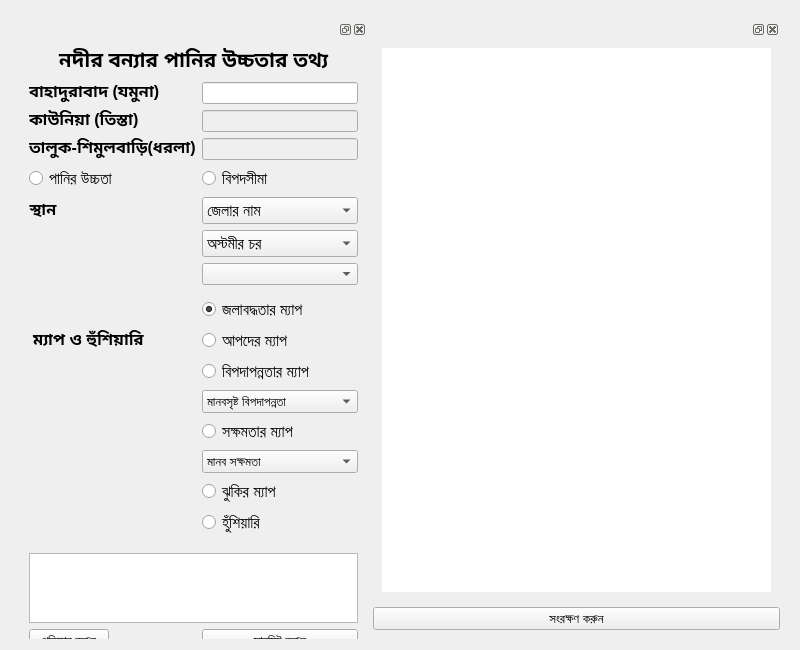
<?xml version="1.0" encoding="UTF-8"?>
<ui version="4.0">
 <class>Form</class>
 <widget class="QWidget" name="Form">
  <property name="geometry">
   <rect>
    <x>0</x>
    <y>0</y>
    <width>800</width>
    <height>650</height>
   </rect>
  </property>
  <property name="sizePolicy">
   <sizepolicy hsizetype="Preferred" vsizetype="Preferred">
    <horstretch>0</horstretch>
    <verstretch>0</verstretch>
   </sizepolicy>
  </property>
  <property name="windowTitle">
   <string>Form</string>
  </property>
  <layout class="QGridLayout" name="gridLayout_2">
   <item row="0" column="0">
    <widget class="QWidget" name="widget" native="true">
     <property name="minimumSize">
      <size>
       <width>0</width>
       <height>500</height>
      </size>
     </property>
     <layout class="QFormLayout" name="formLayout_2">
      <item row="0" column="0">
       <widget class="QDockWidget" name="InputDock">
        <widget class="QWidget" name="dockWidgetContents_2">
         <layout class="QFormLayout" name="formLayout">
          <item row="1" column="0" colspan="2">
           <widget class="QLabel" name="label">
            <property name="font">
             <font>
              <pointsize>15</pointsize>
              <weight>75</weight>
              <bold>true</bold>
             </font>
            </property>
            <property name="layoutDirection">
             <enum>Qt::LeftToRight</enum>
            </property>
            <property name="text">
             <string>নদীর বন্যার পানির উচ্চতার তথ্য</string>
            </property>
            <property name="alignment">
             <set>Qt::AlignCenter</set>
            </property>
           </widget>
          </item>
          <item row="4" column="0">
           <widget class="QLabel" name="label_4">
            <property name="font">
             <font>
              <pointsize>12</pointsize>
              <weight>75</weight>
              <bold>true</bold>
             </font>
            </property>
            <property name="text">
             <string>বাহাদুরাবাদ (যমুনা)</string>
            </property>
           </widget>
          </item>
          <item row="4" column="1">
           <widget class="QLineEdit" name="JamunaLineEdit"/>
          </item>
          <item row="5" column="0">
           <widget class="QLabel" name="label_5">
            <property name="font">
             <font>
              <pointsize>12</pointsize>
              <weight>75</weight>
              <bold>true</bold>
             </font>
            </property>
            <property name="text">
             <string>কাউনিয়া (তিস্তা)</string>
            </property>
           </widget>
          </item>
          <item row="5" column="1">
           <widget class="QLineEdit" name="lineEdit">
            <property name="enabled">
             <bool>false</bool>
            </property>
           </widget>
          </item>
          <item row="6" column="0">
           <widget class="QLabel" name="label_6">
            <property name="font">
             <font>
              <pointsize>12</pointsize>
              <weight>75</weight>
              <bold>true</bold>
             </font>
            </property>
            <property name="text">
             <string>তালুক-শিমুলবাড়ি(ধরলা)</string>
            </property>
           </widget>
          </item>
          <item row="6" column="1">
           <widget class="QLineEdit" name="lineEdit_2">
            <property name="enabled">
             <bool>false</bool>
            </property>
           </widget>
          </item>
          <item row="8" column="0">
           <widget class="QRadioButton" name="WLRB">
            <property name="enabled">
             <bool>true</bool>
            </property>
            <property name="font">
             <font>
              <pointsize>12</pointsize>
             </font>
            </property>
            <property name="text">
             <string>পানির উচ্চতা</string>
            </property>
            <property name="checked">
             <bool>false</bool>
            </property>
           </widget>
          </item>
          <item row="8" column="1">
           <widget class="QRadioButton" name="DLRB">
            <property name="font">
             <font>
              <pointsize>12</pointsize>
             </font>
            </property>
            <property name="text">
             <string>বিপদসীমা</string>
            </property>
           </widget>
          </item>
          <item row="10" column="0">
           <widget class="QLabel" name="label_2">
            <property name="font">
             <font>
              <pointsize>12</pointsize>
              <weight>75</weight>
              <bold>true</bold>
             </font>
            </property>
            <property name="text">
             <string>স্থান</string>
            </property>
            <property name="alignment">
             <set>Qt::AlignCenter</set>
            </property>
           </widget>
          </item>
          <item row="10" column="1">
           <widget class="QComboBox" name="MapExtendCombo">
            <property name="enabled">
             <bool>true</bool>
            </property>
            <property name="sizePolicy">
             <sizepolicy hsizetype="Preferred" vsizetype="Fixed">
              <horstretch>0</horstretch>
              <verstretch>0</verstretch>
             </sizepolicy>
            </property>
            <property name="minimumSize">
             <size>
              <width>0</width>
              <height>0</height>
             </size>
            </property>
            <property name="font">
             <font>
              <pointsize>12</pointsize>
             </font>
            </property>
            <property name="frame">
             <bool>true</bool>
            </property>
            <item>
             <property name="text">
              <string>জেলার নাম</string>
             </property>
            </item>
            <item>
             <property name="text">
              <string>উপজেলার নাম</string>
             </property>
            </item>
            <item>
             <property name="text">
              <string>ইউনিয়নের নাম</string>
             </property>
            </item>
            <item>
             <property name="text">
              <string>গ্রামের নাম</string>
             </property>
            </item>
           </widget>
          </item>
          <item row="11" column="1">
           <widget class="QComboBox" name="UnionCombo">
            <property name="enabled">
             <bool>true</bool>
            </property>
            <property name="font">
             <font>
              <pointsize>12</pointsize>
             </font>
            </property>
            <item>
             <property name="text">
              <string>অস্টমীর চর</string>
             </property>
            </item>
            <item>
             <property name="text">
              <string>পাথর্সী</string>
             </property>
            </item>
           </widget>
          </item>
          <item row="12" column="1">
           <widget class="QComboBox" name="VillCombo"/>
          </item>
          <item row="13" column="1">
           <spacer name="verticalSpacer_3">
            <property name="orientation">
             <enum>Qt::Vertical</enum>
            </property>
            <property name="sizeHint" stdset="0">
             <size>
              <width>20</width>
              <height>40</height>
             </size>
            </property>
           </spacer>
          </item>
          <item row="15" column="1">
           <widget class="QRadioButton" name="InundatatiinRB">
            <property name="font">
             <font>
              <pointsize>12</pointsize>
             </font>
            </property>
            <property name="text">
             <string>জলাবদ্ধতার ম্যাপ</string>
            </property>
            <property name="checked">
             <bool>true</bool>
            </property>
           </widget>
          </item>
          <item row="16" column="0">
           <widget class="QLabel" name="label_3">
            <property name="font">
             <font>
              <pointsize>12</pointsize>
              <weight>75</weight>
              <bold>true</bold>
             </font>
            </property>
            <property name="text">
             <string>ম্যাপ ও হুঁশিয়ারি</string>
            </property>
            <property name="alignment">
             <set>Qt::AlignCenter</set>
            </property>
           </widget>
          </item>
          <item row="16" column="1">
           <widget class="QRadioButton" name="HazardRB">
            <property name="font">
             <font>
              <pointsize>12</pointsize>
             </font>
            </property>
            <property name="text">
             <string>আপদের ম্যাপ</string>
            </property>
           </widget>
          </item>
          <item row="17" column="1">
           <widget class="QRadioButton" name="VulnerabilityRB">
            <property name="font">
             <font>
              <pointsize>12</pointsize>
             </font>
            </property>
            <property name="text">
             <string>বিপদাপন্নতার ম্যাপ</string>
            </property>
           </widget>
          </item>
          <item row="18" column="1">
           <widget class="QComboBox" name="VulCombo">
            <property name="enabled">
             <bool>true</bool>
            </property>
            <property name="font">
             <font>
              <pointsize>10</pointsize>
             </font>
            </property>
            <item>
             <property name="text">
              <string>মানবসৃষ্ট বিপদাপন্নতা</string>
             </property>
            </item>
            <item>
             <property name="text">
              <string>Social Vulnerability</string>
             </property>
            </item>
            <item>
             <property name="text">
              <string>Physical Vulnerability</string>
             </property>
            </item>
            <item>
             <property name="text">
              <string>Natural Vulnerability</string>
             </property>
            </item>
            <item>
             <property name="text">
              <string>Financial Vulnerability</string>
             </property>
            </item>
            <item>
             <property name="text">
              <string>Combine Vulnerability</string>
             </property>
            </item>
           </widget>
          </item>
          <item row="19" column="1">
           <widget class="QRadioButton" name="CapitalRB">
            <property name="font">
             <font>
              <pointsize>12</pointsize>
             </font>
            </property>
            <property name="text">
             <string>সক্ষমতার ম্যাপ</string>
            </property>
           </widget>
          </item>
          <item row="20" column="1">
           <widget class="QComboBox" name="CapCombo">
            <property name="enabled">
             <bool>true</bool>
            </property>
            <property name="font">
             <font>
              <pointsize>10</pointsize>
             </font>
            </property>
            <item>
             <property name="text">
              <string>মানব সক্ষমতা</string>
             </property>
            </item>
            <item>
             <property name="text">
              <string>Social Capital</string>
             </property>
            </item>
            <item>
             <property name="text">
              <string>Physical Capital</string>
             </property>
            </item>
            <item>
             <property name="text">
              <string>Natural Capital</string>
             </property>
            </item>
            <item>
             <property name="text">
              <string>Financial Capital</string>
             </property>
            </item>
            <item>
             <property name="text">
              <string>Combine Capital</string>
             </property>
            </item>
           </widget>
          </item>
          <item row="21" column="1">
           <widget class="QRadioButton" name="RiskRB">
            <property name="enabled">
             <bool>true</bool>
            </property>
            <property name="font">
             <font>
              <pointsize>12</pointsize>
             </font>
            </property>
            <property name="text">
             <string>ঝুকির ম্যাপ</string>
            </property>
           </widget>
          </item>
          <item row="22" column="1">
           <widget class="QRadioButton" name="WarningRB">
            <property name="font">
             <font>
              <pointsize>12</pointsize>
             </font>
            </property>
            <property name="text">
             <string>হুঁশিয়ারি</string>
            </property>
           </widget>
          </item>
          <item row="23" column="1">
           <spacer name="verticalSpacer_2">
            <property name="orientation">
             <enum>Qt::Vertical</enum>
            </property>
            <property name="sizeHint" stdset="0">
             <size>
              <width>20</width>
              <height>40</height>
             </size>
            </property>
           </spacer>
          </item>
          <item row="24" column="1">
           <spacer name="verticalSpacer">
            <property name="orientation">
             <enum>Qt::Vertical</enum>
            </property>
            <property name="sizeHint" stdset="0">
             <size>
              <width>20</width>
              <height>40</height>
             </size>
            </property>
           </spacer>
          </item>
          <item row="25" column="0" colspan="2">
           <widget class="QTextBrowser" name="TextBox">
            <property name="sizePolicy">
             <sizepolicy hsizetype="Preferred" vsizetype="Preferred">
              <horstretch>0</horstretch>
              <verstretch>0</verstretch>
             </sizepolicy>
            </property>
            <property name="autoFillBackground">
             <bool>false</bool>
            </property>
            <property name="html">
             <string>&lt;!DOCTYPE HTML PUBLIC &quot;-//W3C//DTD HTML 4.0//EN&quot; &quot;http://www.w3.org/TR/REC-html40/strict.dtd&quot;&gt;
&lt;html&gt;&lt;head&gt;&lt;meta name=&quot;qrichtext&quot; content=&quot;1&quot; /&gt;&lt;style type=&quot;text/css&quot;&gt;
p, li { white-space: pre-wrap; }
&lt;/style&gt;&lt;/head&gt;&lt;body style=&quot; font-family:'MS Shell Dlg 2'; font-size:8.25pt; font-weight:400; font-style:normal;&quot;&gt;
&lt;p style=&quot;-qt-paragraph-type:empty; margin-top:0px; margin-bottom:0px; margin-left:0px; margin-right:0px; -qt-block-indent:0; text-indent:0px;&quot;&gt;&lt;br /&gt;&lt;/p&gt;&lt;/body&gt;&lt;/html&gt;</string>
            </property>
            <property name="overwriteMode">
             <bool>false</bool>
            </property>
           </widget>
          </item>
          <item row="28" column="0">
           <widget class="QPushButton" name="ClearPButton">
            <property name="font">
             <font>
              <pointsize>10</pointsize>
             </font>
            </property>
            <property name="text">
             <string>পরিস্কার করুন</string>
            </property>
           </widget>
          </item>
          <item row="28" column="1">
           <widget class="QPushButton" name="SubmitPButton">
            <property name="font">
             <font>
              <pointsize>10</pointsize>
             </font>
            </property>
            <property name="text">
             <string>সাবমিট করুন</string>
            </property>
           </widget>
          </item>
         </layout>
        </widget>
       </widget>
      </item>
      <item row="0" column="1">
       <widget class="QDockWidget" name="ImageDock">
        <property name="enabled">
         <bool>true</bool>
        </property>
        <property name="sizePolicy">
         <sizepolicy hsizetype="Ignored" vsizetype="Ignored">
          <horstretch>0</horstretch>
          <verstretch>0</verstretch>
         </sizepolicy>
        </property>
        <property name="minimumSize">
         <size>
          <width>300</width>
          <height>500</height>
         </size>
        </property>
        <widget class="QWidget" name="dockWidgetContents">
         <layout class="QHBoxLayout" name="horizontalLayout">
          <item>
           <widget class="QLabel" name="ImView">
            <property name="sizePolicy">
             <sizepolicy hsizetype="Ignored" vsizetype="Ignored">
              <horstretch>0</horstretch>
              <verstretch>0</verstretch>
             </sizepolicy>
            </property>
            <property name="autoFillBackground">
             <bool>false</bool>
            </property>
            <property name="styleSheet">
             <string notr="true">Background : rgb(255, 255, 255)</string>
            </property>
            <property name="text">
             <string/>
            </property>
           </widget>
          </item>
         </layout>
        </widget>
       </widget>
      </item>
      <item row="1" column="1">
       <widget class="QPushButton" name="savePB">
        <property name="font">
         <font>
          <pointsize>10</pointsize>
         </font>
        </property>
        <property name="text">
         <string>সংরক্ষণ করুন</string>
        </property>
       </widget>
      </item>
     </layout>
    </widget>
   </item>
  </layout>
 </widget>
 <resources/>
 <connections/>
</ui>
